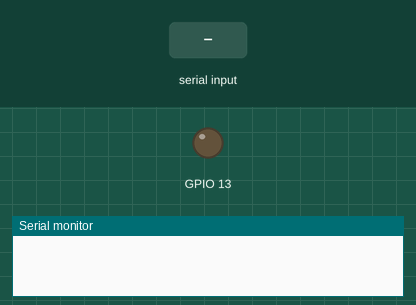
A sketch run on a simulated ESP32. On the bench: output pins drawn as LEDs (lit = HIGH), the last lines printed to the serial monitor. The test bench sets the inputs (shaded band).

Above: at 2.2 s.
2.3 s: "1" received over the second serial link
At 3.2 s:
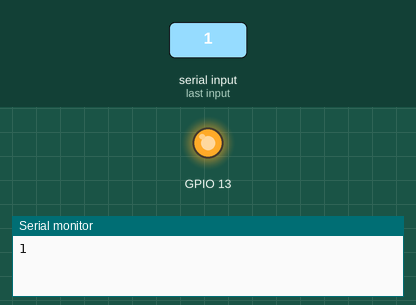
3.8 s: "0" received over the second serial link
At 4.3 s:
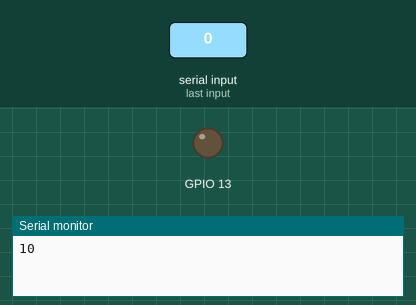
Timing chart, 0 to 6.8 s (numbered marks = the images above; inputs shaded):
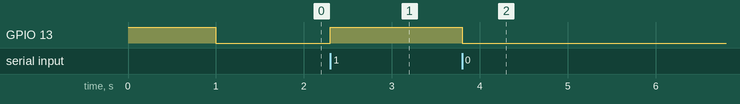

The sketch:

ReceiverESP32NanoCPP.ino
```cpp
const byte RXD2 = 2;  //
const byte TXD2 = 3;  //

HardwareSerial hserial(1);

void setup() {
  Serial.begin(9600);
  hserial.begin(9600, SERIAL_8N1, RXD2, TXD2);
  pinMode(13, OUTPUT);
  digitalWrite(13, HIGH);
  delay(1000);
  digitalWrite(13, LOW);
}

void loop() {
  if (hserial.available()) {
    char c = hserial.read();
    Serial.write(c);
    if (c == '1') {
      digitalWrite(13, HIGH);
    } else {
      digitalWrite(13, LOW);
    }
    hserial.write(c);
  }
}
```

Measured:
- after the input at 2.3 s, GPIO 13: LOW → HIGH at once
- after the input at 3.8 s, GPIO 13: HIGH → LOW at once
